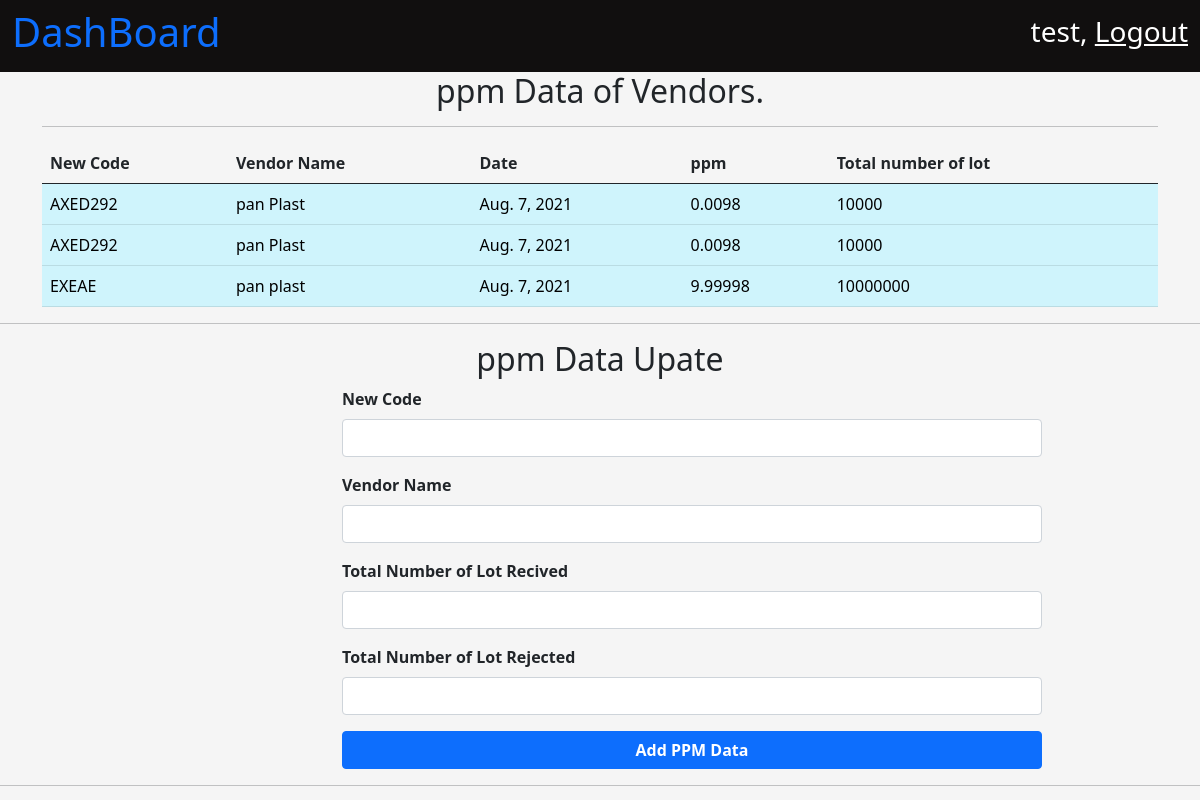
Page /quality/ppm (signed in) on the earlier database version.
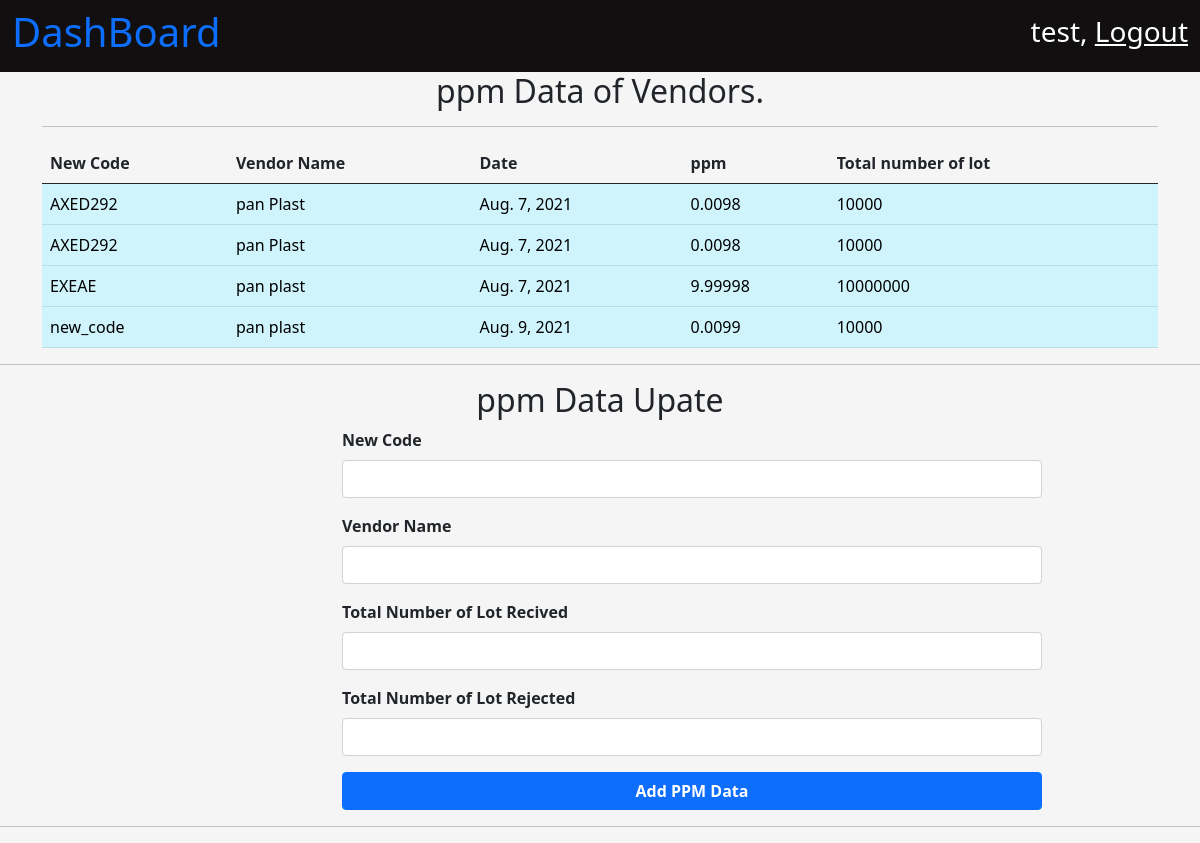
Same page on the later database version.
### MouldQuality/models.py (models this page shows, shortened)
class PPMData(models.Model):
    new_code =  models.CharField(max_length=100)
    vendor_name = models.CharField(max_length=200)
    ppm_data_added = models.DateField(auto_now_add=True)
    total_number_of_lot = models.IntegerField()
    total_number_of_lot_rejected = models.IntegerField()
    def ppm(self):
        number_of_lot_accepted = self.total_number_of_lot - self.total_number_of_lot_rejected
        return number_of_lot_accepted / (10 ** 6)

### MouldQuality/views.py (the view, shortened to what this page needs)
# urls.py: path('ppm', views.ppmDataView, name = "ppmData"),
@login_required
def ppmDataView(request):
    context = {}
    ppm_data = PPMData.objects.all()
    context['ppm_data'] = ppm_data
    if len(ppm_data) == 0:
        context['NO_DATA'] = True
    else:
        context['NO_DATA'] = False
    for ppm in ppm_data:
        print(ppm.ppm_data_added)
    return render(request, 'quality/ppmData.html', context)

### MouldQuality/templates/quality/ppmData.html (shortened to what the changed rows need)
{% extends 'base.html' %}
{% load static %}
{% block title %}
    <link
        rel="stylesheet"
        href="{% static 'css/dashboard.css' %}" >
{% endblock %}
{% block body_content %}
    <div class="container">
        {% if NO_DATA %}
            <p class="h3">
                No, Data To Show
            </p>
        {% else %}
            <table class="table">
                <thead>
                    <th class="col">
                        New Code
                    </th>
                    <th class="col">
                        Vendor Name
                    </th>
                    <th class="col">
                        Date
                    </th>
                    <th class="col">
                        ppm
                    </th>
                     <th class="col">
                        Total number of lot
                    </th>
                </thead>
                <tbody>
                    {% for data in ppm_data %}
                        <tr clas="table-info">
                            <td class="table-info">
                                {{ data.new_code }}
                            </td>
                            <td class="table-info">
                                {{ data.vendor_name }}
                            </td>
                            <td class="table-info">
                                {{ data.ppm_data_added }}
                            </td>
                            <td class="table-info">
                                {{ data.ppm }}
                            </td>
                            <td class="table-info">
                                {{ data.total_number_of_lot }}
                            </td>
                        </tr>
                    {% endfor %}
                </tbody>
            </table>
        {% endif %}
    </div>
{% endblock %}

Differences in the rows shown:
added PPMData: new_code "new_code", vendor_name "pan plast", ppm_data_added "Aug. 9, 2021", ppm "0.0099", total_number_of_lot "10000"
